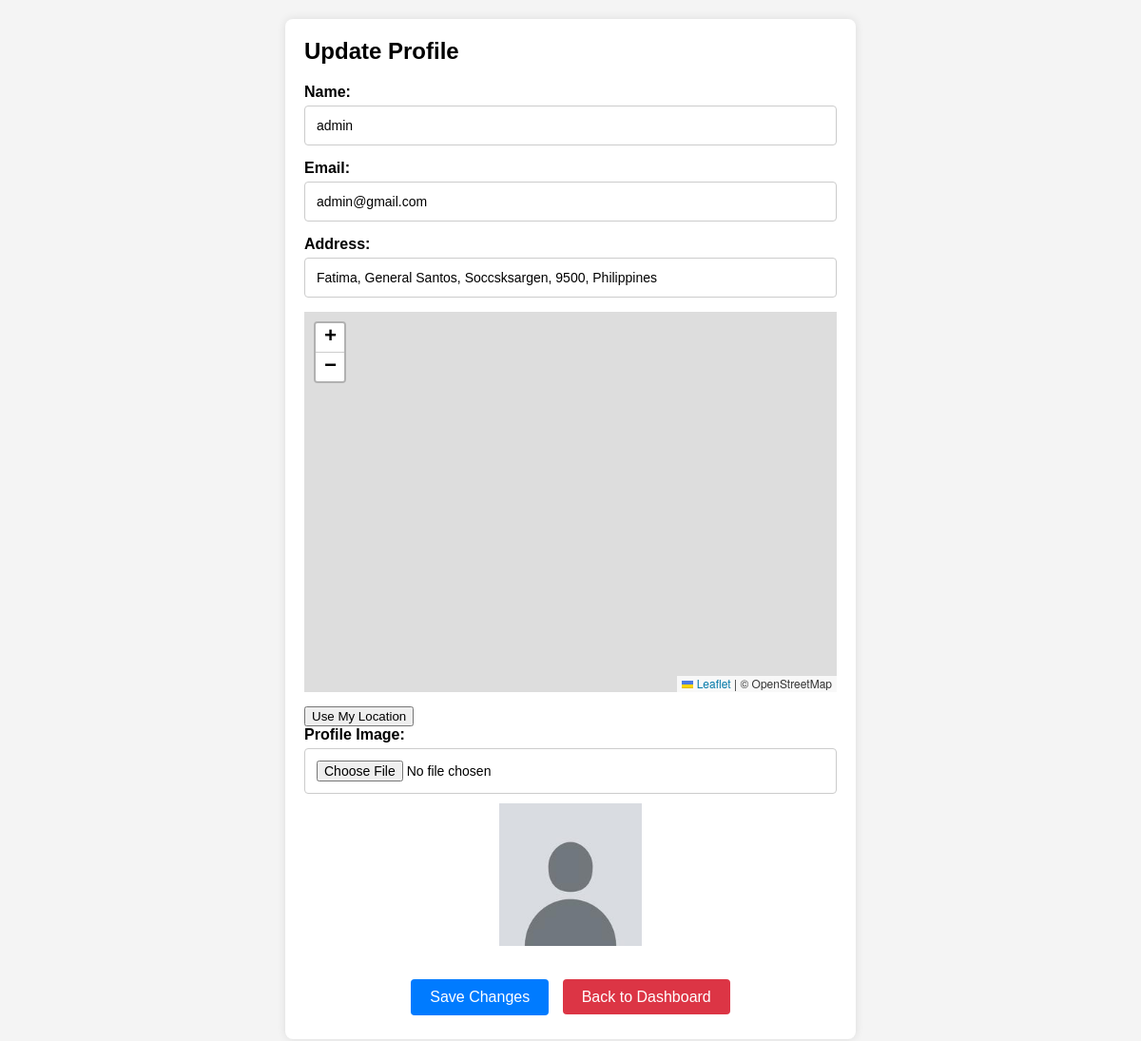
/admin/update_profile.php (signed in), run on the app's committed database.
### tables this page shows
CREATE TABLE `users` (
  `id` int(11) NOT NULL,
  `name` varchar(255) NOT NULL,
  `email` varchar(255) NOT NULL,
  `password` varchar(255) NOT NULL,
  `user_type` enum('admin','doctor','patient') NOT NULL,
  `created_at` timestamp NOT NULL DEFAULT current_timestamp(),
  `updated_at` timestamp NOT NULL DEFAULT current_timestamp() ON UPDATE current_timestamp(),
  `image` varchar(255) DEFAULT 'default_images/default.jpg',
  `address` varchar(255) DEFAULT NULL
);

### admin/update_profile.php (the view, shortened to what this page needs)
<?php
include '../db.php';
$user_id = $_SESSION['user_id'];
$stmt = $pdo->prepare("SELECT name, email, address, image FROM users WHERE id = ?");
$stmt->execute([$user_id]);
$user = $stmt->fetch();
?>
<!DOCTYPE html>
<html lang="en">
<head>
    <link rel="stylesheet" href="https://unpkg.com/leaflet/dist/leaflet.css" />
</head>
<body>
<div class="container">
    <div class="card">
        <h2>Update Profile</h2>
        <form action="" method="post" enctype="multipart/form-data">
            <div class="form-group">
                <label for="name">Name:</label>
                <input type="text" id="name" name="name" value="<?php echo htmlspecialchars($user['name']); ?>" required>
            </div>
            <div class="form-group">
                <label for="email">Email:</label>
                <input type="email" id="email" name="email" value="<?php echo htmlspecialchars($user['email']); ?>" required>
            </div>
            <div class="form-group">
                <label for="address">Address:</label>
                <input type="text" id="address" name="address" value="<?php echo htmlspecialchars($user['address']); ?>" required>
            </div>
            <div id="map"></div>
            <button type="button" id="get-location">Use My Location</button>
            <div class="form-group">
                <label for="image">Profile Image:</label>
                <input type="file" id="image" name="image" accept="image/*">
                <?php if ($user['image']): ?>
                    <img src="../uploads/<?php echo htmlspecialchars($user['image']); ?>" alt="Profile Image" class="profile-image">
                <?php endif; ?>
            </div>
            <div class="button-group">
                <button type="submit" class="save-button">Save Changes</button>
                <a href="admin_dashboard.php" class="cancel-button">Back to Dashboard</a>
            </div>
        </form>
    </div>
</div>
</body>
</html>

### admin/update_profile.php (style rules this page uses)
body { font-family: Arial, sans-serif; background-color: #f4f4f4; margin: 0; padding: 0; }
.container { padding: 20px; max-width: 600px; margin: 0 auto; }
.card { background: #fff; padding: 20px; border-radius: 8px; box-shadow: 0 0 10px rgba(0, 0, 0, 0.1); margin-bottom: 20px; }
.card h2 { margin-top: 0; }
.form-group { margin-bottom: 15px; display: flex; flex-direction: column; align-items: stretch; }
.form-group label { display: block; margin-bottom: 5px; font-weight: bold; text-align: left; }
.form-group input[type="text"], .form-group input[type="email"], .form-group input[type="file"] { width: 100%; padding: 12px; border-radius: 4px; border: 1px solid #ccc; box-sizing: border-box; font-size: 14px; }
.button-group { text-align: center; margin-top: 20px; }
.button-group button, .button-group a { padding: 10px 20px; margin: 5px; border-radius: 4px; text-decoration: none; color: white; font-size: 16px; cursor: pointer; }
.save-button { background-color: #007bff; border: none; outline: none; }
.cancel-button { background-color: #dc3545; }
.profile-image { display: block; max-width: 150px; margin: 10px auto; }
#map { height: 400px; margin-bottom: 15px; }

### data on the page
users: name "admin", email "admin@gmail.com", address "Fatima, General Santos, Soccsksargen, 9500, Philippines", image (placeholder picture)
